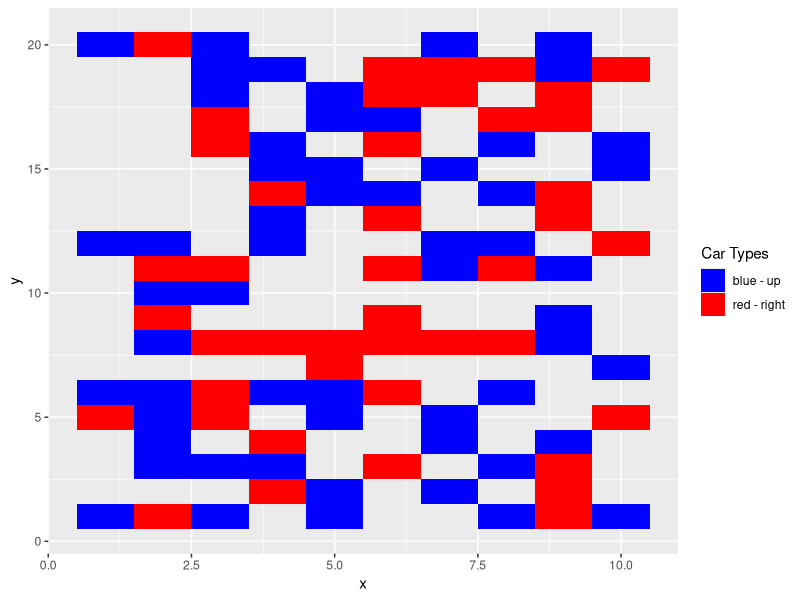

Write R code to recreate this figure. (Note: this script raises an error after producing the figure.)
library(ggplot2)
library(reshape2)

#################
###USER INPUTS###
#################
grid.r = 20 ##number of rows
grid.c = 10 ##number of columns
rho = .5	##proportion of grid filled

##################
###SIMPLE CALCS###
##################
ncars = round(rho * grid.r * grid.c, 0)	##total number of cars
totcells = grid.r * grid.c	##total number of cells

##############################
###GENERATE RANDOM CAR GRID###
##############################

colors = sample(c("blue", "red"), totcells, replace = TRUE)
colors = matrix(colors, nrow = grid.r)
possible = melt(colors)
names(possible) = c("y", "x", "color")
samp = sample(totcells, ncars)
mysample = possible[samp, ]
qplot(x, y, fill = color, data = mysample, geom = 'tile') + scale_fill_manual(name = "Car Types", values = c("blue", "red"), labels = c("blue - up", "red - right"))

#############
###TESTING###
#############
#t = 1, blue moves up ALL AT ONCE
blue = subset(mysample, color == "blue")
##current position
curr.pos.x = blue[1, "x"]
curr.pos.y = blue[1, "y"]
##check if moving is possible
check = any(mysample[,"x"] == curr.pos.x & mysample[,"y"] == (curr.pos.y - 1)) 
if(check == TRUE){
	break
}
if(check == FALSE){
	curr.pos.y = blue[1, "y"] - 1
	change = change + 1
}
